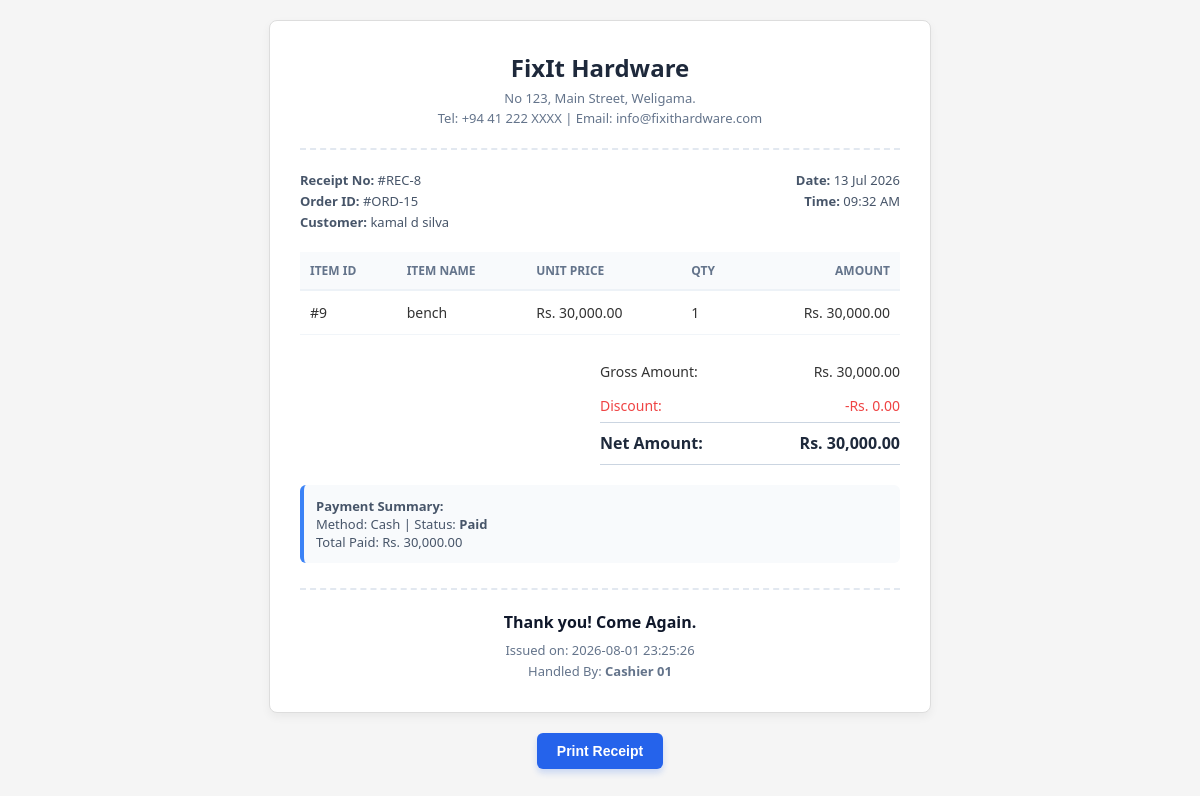
Screenshot of /view_receipt.php?payment_id=8 (signed in) with the database file from the repository.
### tables this page shows
CREATE TABLE `payments` (
  `payment_id` int(11) NOT NULL,
  `order_id` int(11) NOT NULL,
  `total_amount` decimal(10,2) NOT NULL,
  `gross_amount` decimal(10,2) NOT NULL,
  `discount_amount` decimal(10,2) DEFAULT 0.00,
  `net_amount` decimal(10,2) NOT NULL,
  `paid_amount` decimal(10,2) NOT NULL,
  `balance_amount` decimal(10,2) NOT NULL,
  `change_amount` decimal(10,2) DEFAULT 0.00,
  `payment_status` varchar(20) NOT NULL,
  `handled_by` varchar(100) NOT NULL,
  `total_supplier_share` decimal(10,2) DEFAULT 0.00,
  `total_worker_share` decimal(10,2) DEFAULT 0.00,
  `business_profit_share` decimal(10,2) DEFAULT 0.00,
  `payment_method` varchar(50) NOT NULL,
  `payment_date` datetime NOT NULL
);

CREATE TABLE `customer` (
  `customer_id` int(11) NOT NULL,
  `customer_name` varchar(100) DEFAULT NULL,
  `phone` varchar(20) DEFAULT NULL,
  `email` varchar(100) DEFAULT NULL,
  `address` text DEFAULT NULL,
  `created_at` timestamp NOT NULL DEFAULT current_timestamp()
);

CREATE TABLE `order_items` (
  `id` int(11) NOT NULL,
  `order_id` int(11) NOT NULL,
  `item_id` int(11) NOT NULL,
  `quantity` int(11) NOT NULL,
  `price` decimal(10,2) NOT NULL
);

CREATE TABLE `inventory` (
  `item_id` int(11) NOT NULL,
  `product_id` int(11) DEFAULT NULL,
  `main_category_id` int(11) DEFAULT NULL,
  `sub_category_id` int(11) DEFAULT NULL,
  `brand_id` int(11) DEFAULT NULL,
  `measurement_id` int(11) DEFAULT NULL,
  `item_name` varchar(100) DEFAULT NULL,
  `category_id` int(11) DEFAULT NULL,
  `quantity` int(11) DEFAULT 0,
  `unit` varchar(50) DEFAULT NULL,
  `measurement` varchar(50) DEFAULT NULL,
  `price` decimal(10,2) DEFAULT NULL,
  `supplier_cost` decimal(10,2) DEFAULT 0.00,
  `worker_cost` decimal(10,2) DEFAULT 0.00,
  `supplier_id` int(11) DEFAULT NULL,
  `created_at` timestamp NOT NULL DEFAULT current_timestamp()
);

### view_receipt.php (the view, shortened to what this page needs)
<?php
$conn = new mysqli("localhost", "root", "", "hardware");
$payment_id = intval($_GET['payment_id']);
$payment_query = $conn->query("
    SELECT p.*, o.order_date, c.customer_name, c.phone, c.address
    FROM payments p
    LEFT JOIN orders o ON p.order_id = o.order_id
    LEFT JOIN customer c ON o.customer_id = c.customer_id
    WHERE p.payment_id = $payment_id
");
$pay = $payment_query->fetch_assoc();
$order_id = $pay['order_id'];
$items_query = $conn->query("
    SELECT oi.*, i.item_name
    FROM order_items oi
    LEFT JOIN inventory i ON oi.item_id = i.item_id
    WHERE oi.order_id = $order_id
");
?>
<!DOCTYPE html>
<html lang="en">
<head>
</head>
<body>
    <div class="receipt-container">
        <div class="header">
            <div class="company-name">FixIt Hardware</div>
            <div class="contact-details">
                No 123, Main Street, Weligama.<br>
                Tel: +94 41 222 XXXX | Email: info@fixithardware.com
            </div>
        </div>
        <div class="receipt-meta">
            <div>
                <strong>Receipt No:</strong> #REC-<?php echo $payment_id; ?><br>
                <strong>Order ID:</strong> #ORD-<?php echo $pay['order_id']; ?><br>
                <strong>Customer:</strong> <?php echo $pay['customer_name'] ? htmlspecialchars($pay['customer_name']) : 'Walk-in Customer'; ?>
            </div>
            <div style="text-align: right;">
                <strong>Date:</strong> <?php echo date('d M Y', strtotime($pay['payment_date'])); ?><br>
                <strong>Time:</strong> <?php echo date('h:i A', strtotime($pay['payment_date'])); ?>
            </div>
        </div>
        <table class="item-table">
            <thead>
                <tr>
                    <th>Item ID</th>
                    <th>Item Name</th>
                    <th>Unit Price</th>
                    <th>Qty</th>
                    <th style="text-align: right;">Amount</th>
                </tr>
            </thead>
            <tbody>
                <?php
                if($items_query && $items_query->num_rows > 0):
                    while($item = $items_query->fetch_assoc()):
                        $amt = $item['price'] * $item['quantity'];
                ?>
                    <tr>
                        <td>#<?php echo $item['item_id']; ?></td>
                        <td><?php echo htmlspecialchars($item['item_name']); ?></td>
                        <td>Rs. <?php echo number_format($item['price'], 2); ?></td>
                        <td><?php echo $item['quantity']; ?></td>
                        <td style="text-align: right;">Rs. <?php echo number_format($amt, 2); ?></td>
                    </tr>
                    <?php endwhile; ?>
                <?php else: ?>
                    <tr>
                        <td colspan="5" style="text-align:center; color:#94a3b8;">Items detailed in Order Invoice.</td>
                    </tr>
                <?php endif; ?>
            </tbody>
        </table>
        <div class="totals-section">
            <div class="totals-row">
                <span>Gross Amount:</span>
                <span>Rs. <?php echo number_format($pay['gross_amount'], 2); ?></span>
            </div>
            <div class="totals-row" style="color: #ef4444;">
                <span>Discount:</span>
                <span>-Rs. <?php echo number_format($pay['discount_amount'], 2); ?></span>
            </div>
            <div class="totals-row grand-total">
                <span>Net Amount:</span>
                <span>Rs. <?php echo number_format($pay['net_amount'], 2); ?></span>
            </div>
        </div>
        <div class="payment-info">
            <strong>Payment Summary:</strong><br>
            Method: <?php echo $pay['payment_method']; ?> | Status: <strong><?php echo $pay['payment_status']; ?></strong><br>
            Total Paid: Rs. <?php echo number_format($pay['paid_amount'], 2); ?><br>
        </div>
        <div class="footer">
            <div class="thank-you">Thank you! Come Again.</div>
            Issued on: <?php echo date('Y-m-d H:i:s'); ?><br>
            Handled By: <strong><?php echo htmlspecialchars($pay['handled_by']); ?></strong>
        </div>
    </div>
    <div class="actions">
        <button class="btn-print" onclick="window.print()">Print Receipt</button>
    </div>
</body>
</html>

### view_receipt.php (style rules this page uses)
body { font-family: 'Segoe UI', Tahoma, Geneva, Verdana, sans-serif; color: #333; margin: 0; padding: 20px; background: #f5f5f5; }
.receipt-container { max-width: 600px; background: white; margin: 0 auto; padding: 30px; border: 1px solid #ddd; border-radius: 8px; box-shadow: 0 4px 10px rgba(0,0,0,0.05); }
.header { text-align: center; border-bottom: 2px dashed #e2e8f0; padding-bottom: 20px; margin-bottom: 20px; position: relative; }
.company-name { font-size: 24px; font-weight: bold; color: #1e293b; margin-bottom: 5px; }
.contact-details { font-size: 13px; color: #64748b; line-height: 1.5; }
.receipt-meta { display: flex; justify-content: space-between; font-size: 13px; color: #475569; margin-bottom: 20px; line-height: 1.6; }
.item-table { width: 100%; border-collapse: collapse; margin-bottom: 20px; }
.item-table th { background: #f8fafc; text-align: left; padding: 10px; font-size: 12px; text-transform: uppercase; color: #64748b; border-bottom: 2px solid #edf2f7; }
.item-table td { padding: 12px 10px; font-size: 14px; border-bottom: 1px solid #f1f5f9; }
.totals-section { width: 50%; margin-left: auto; font-size: 14px; line-height: 1.8; margin-bottom: 20px; }
.totals-row { display: flex; justify-content: space-between; padding: 4px 0; }
.grand-total { font-weight: 700; color: #1e293b; border-top: 1px solid #cbd5e1; border-bottom: 1px solid #cbd5e1; padding: 6px 0; font-size: 16px; }
.payment-info { background: #f8fafc; padding: 12px; border-radius: 6px; font-size: 13px; color: #475569; margin-bottom: 20px; border-left: 4px solid #3b82f6; }
.footer { text-align: center; font-size: 13px; color: #64748b; border-top: 2px dashed #e2e8f0; padding-top: 20px; margin-top: 25px; line-height: 1.6; }
.thank-you { font-size: 16px; font-weight: 600; color: #0f172a; margin-bottom: 5px; }
.actions { text-align: center; margin-top: 20px; }
.btn-print { padding: 10px 20px; background: #2563eb; color: white; border: none; border-radius: 6px; font-weight: 600; cursor: pointer; font-size: 14px; box-shadow: 0 4px 6px rgba(37, 99, 235, 0.2); }

### rows the page displays
payments: order "15", customer.customer_name "kamal d silva", payment_date "13 Jul 2026", payment_date "09:32 AM", gross_amount "30,000.00", discount_amount "0.00", net_amount "30,000.00", payment_method "Cash", payment_status "Paid", paid_amount "30,000.00", handled_by "Cashier 01"
order_items: item "9", item.item_name "bench", price "30,000.00", quantity "1", amt "30,000.00"

### other values shown
$payment_id "8"
